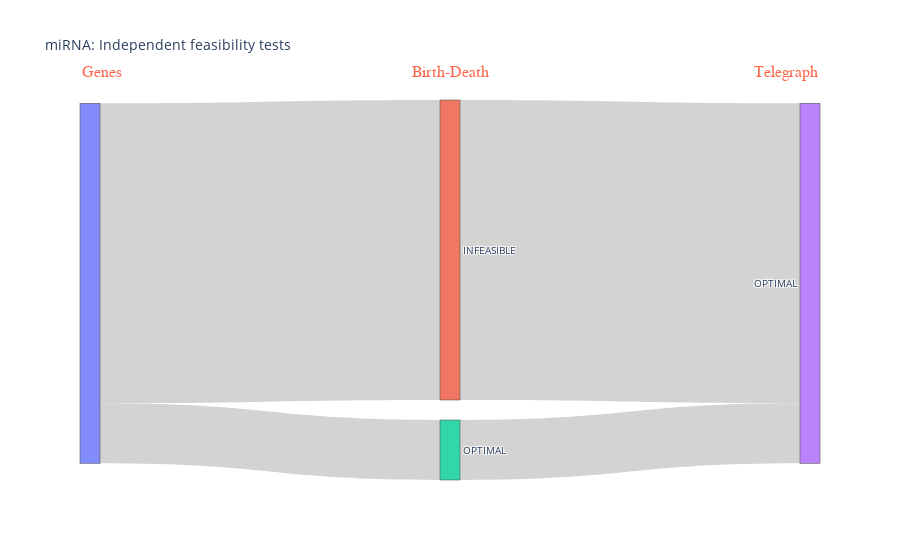

Notebook code cell kept with this figure:
### Code cell
sankey_from_df(result_df(optimization_miRNA_BD, optimization_miRNA_TE), "miRNA: Independent feasibility tests")

### Figure 1 — Plotly figure (JSON) as saved in the notebook; plotly's stock layout.template omitted (floating-point values rounded to 4 significant figures)
{"data": [{"link": {"color": "lightgrey", "source": [0, 0, 1, 2], "target": [1, 2, 3, 3], "value": [15, 3, 15, 3]}, "node": {"label": ["", "INFEASIBLE", "OPTIMAL", "OPTIMAL"]}, "type": "sankey"}], "layout": {"annotations": [{"align": "center", "font": {"color": "tomato", "family": "Courier New, monospace", "size": 16}, "showarrow": false, "text": "Genes", "x": 0, "xref": "paper", "y": 1.1, "yref": "paper"}, {"align": "center", "font": {"color": "tomato", "family": "Courier New, monospace", "size": 16}, "showarrow": false, "text": "Birth-Death", "x": 0.5, "xref": "paper", "y": 1.1, "yref": "paper"}, {"align": "center", "font": {"color": "tomato", "family": "Courier New, monospace", "size": 16}, "showarrow": false, "text": "Telegraph", "x": 1, "xref": "paper", "y": 1.1, "yref": "paper"}], "font": {"size": 10}, "plot_bgcolor": "rgba(0,0,0,0)", "title": {"text": "miRNA: Independent feasibility tests"}, "xaxis": {"showgrid": false, "visible": false, "zeroline": false}, "yaxis": {"showgrid": false, "visible": false, "zeroline": false}}}
